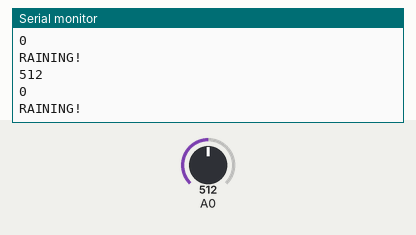
Simulated run of this sketch. Board: ESP8266 (NodeMCU). Parts: the last lines printed to the serial monitor. The inputs (shaded band) are chosen by the test bench; at power-on: A0 = 512.

Above: at 1.9 s.
2.0 s: A0 set to 669
At 2.8 s:
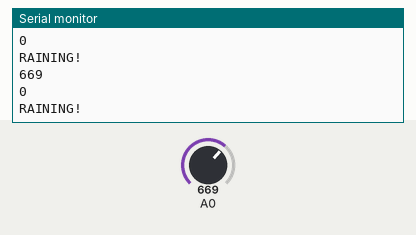
3.5 s: A0 set to 700
At 4.0 s:
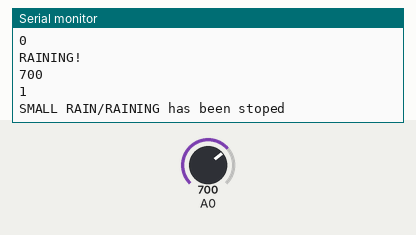
Timing chart, 0 to 6.5 s (numbered marks = the images above; inputs shaded):
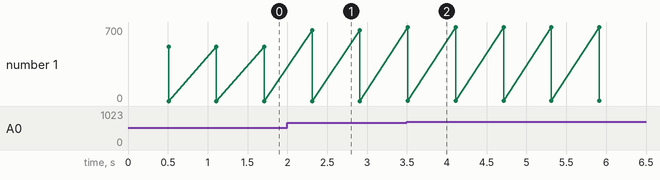

Measured:
- the behaviour switches between 682 and 683 on A0 (found by bisection; images 1 and 2)
- after the input at 2.0 s, the serial monitor: prints a new line after 0.31 s (image 1)
- after the input at 3.5 s, the serial monitor: prints a new line at once (image 2)
- plotted number 1: 0 → 1 after the input at 3.5 s

The sketch:

Rain_detection.ino
```cpp
/*
Agu 2018
Author: Sarful hassan
Website: https://mechatronicslabrpi.blogspot.com
*/
//from https://github.com/sarful/Interface-raindrop-sensor-to-NodeMcu-For-Beginner/blob/master/rain_sensor.ino.ino

//library esp
//WiFiClient client;
int sensorPin = 4;    // input for LDR and rain sensor
//int enable2 = 13;      // enable reading Rain sensor
int sensorValue = 0;  // variable to store the value coming from sensor Rain sensor
const int sensorMin = 0;
const int sensorMax = 4095; //from https://electrosome.com/interfacing-rain-sensor-arduino/

//--------------------------setup-------------------------
void setup() {

// declare the enable and ledPin as an OUTPUT:
//pinMode(enable2, OUTPUT);


Serial.begin(115200);
delay(10);

/*
WiFi.begin(ssid, password);

Serial.println();
Serial.println();
Serial.print("Connecting to ");
Serial.println(ssid);
Serial.print("..........");
Serial.println();
WiFi.begin(ssid, password);

while (WiFi.status() != WL_CONNECTED) {
delay(500);
}

Serial.println("WiFi connected");
Serial.println();
*/
}


void loop() {
//--------------------------Rain Sensor-------------------------
delay(500);
sensorValue = analogRead(sensorPin);
Serial.print(sensorValue);
Serial.print("\n");
//sensorValue2 = constrain(sensorValue2, 150, 440);
//Serial.print(sensorValue2);
//Serial.print("\n");
int sensorValue2 = map(sensorValue, sensorMin, sensorMax, 0, 3);
Serial.print(sensorValue2);
Serial.print("\n");

switch (sensorValue2)
    {
      case 0:
        Serial.println("RAINING!");
        break;

      case 1:
        Serial.println("SMALL RAIN/RAINING has been stoped");
        break;

      case 2:
        Serial.println("NOT RAINING");
        break;

      case 3:
        Serial.println("NOT RAINING");
        break;
    }
/*
if (sensorValue2>= 20)
{
  Serial.print("rain is detected");
//digitalWrite(enable2, HIGH);
  }
  else
  {
  Serial.print("rain not detected");
  //digitalWrite(enable2, LOW);
  }
*/
//Serial.print("Rain value:       ");
//Serial.println(sensorValue2);
Serial.println();
delay(100);


}
```
